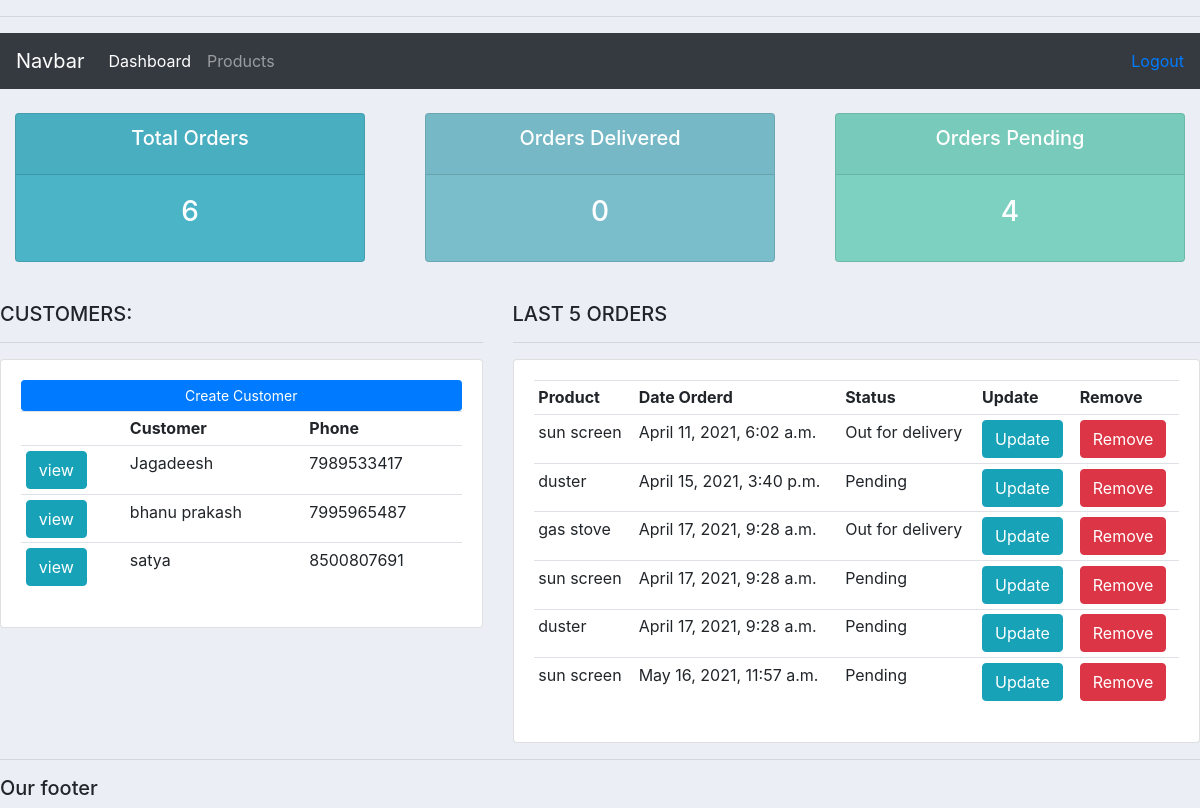
The app's page / (signed in) with its own data.
### accounts/models.py (models this page shows, shortened)
class Customer(models.Model):
    user = models.OneToOneField(User, null=True,on_delete=models.CASCADE)
    name = models.CharField(max_length=200, null=True)
    phone = models.CharField(max_length=200, null=True)
    email = models.CharField(max_length=200, null=True)
    date_created = models.DateTimeField(auto_now_add=True, null=True)

class Order(models.Model):
    STATUS = (
			('Pending', 'Pending'),
			('Out for delivery', 'Out for delivery'),
			('Delivered', 'Delivered'),
			)
    customer = models.ForeignKey(Customer,null=True,on_delete= models.SET_NULL)
    product = models.ForeignKey(Product,null=True,on_delete= models.SET_NULL)
    status = models.CharField(max_length=200, null=True, choices=STATUS)
    date_created = models.DateTimeField(auto_now_add=True, null=True)
    note =  models.CharField(max_length=1000, null=True)

class Product(models.Model):
    CATEGORY =(
            ('Indoor','Indoor'),
            ('Out door', 'Out door')
            )
    name = models.CharField(max_length=200, null=True)
    price = models.FloatField(null=True)
    category = models.CharField(max_length=200, null=True, choices=CATEGORY)
    description = models.CharField(max_length=200, null=True)
    date_created = models.DateTimeField(auto_now_add=True, null=True)
    tags = models.ManyToManyField(Tag)
    def __str__(self):
        return self.name

### accounts/decorators.py (the view)
    def wrapper_function(request, *args, **kwargs):
        group = None
        if request.user.groups.exists():
            group = request.user.groups.all()[0].name
        if group == 'customer':
            return redirect('user-page')
        if group == 'admin':
            return view_func(request, *args, **kwargs)

### accounts/views.py (called while the page is built)
@login_required(login_url='login')
@admin_only
def home(request):
    orders = Order.objects.all()
    customers = Customer.objects.all()
    total_customers = customers.count()
    total_orders = orders.count()
    delivered = orders.filter(status='Delivered').count()
    pending = orders.filter(status='Pending').count()
    context = {'orders':orders, 'customers':customers,'total_orders':total_orders,'delivered':delivered,'pending':pending}
    return render(request,'accounts/dashboard.html',context)

### accounts/templates/accounts/dashboard.html
{% extends 'accounts/main.html' %}
{% block content %}
{%  include 'accounts/status.html' %}
<br>
<div class="row">
	<div class="col-md-5">
		<h5>CUSTOMERS:</h5>
		<hr>
		<div class="card card-body">
			<a class="btn btn-primary  btn-sm btn-block" href="">Create Customer</a>
			<table class="table table-sm">
				<tr>
					<th></th>
					<th>Customer</th>
					<th>Phone</th>
				</tr>
				{% for customer in customers %}
				    <tr>
						<td><a class="btn btn-sn btn-info" href="{% url 'customer' customer.id %}">view</a></td>
						<td>{{customer.name}}</td>
						<td>{{customer.phone}}</td>
					</tr>
				{% endfor %}
			</table>
		</div>
	</div>
	<div class="col-md-7">
		<h5>LAST 5 ORDERS</h5>
		<hr>
		<div class="card card-body">
			<table class="table table-sm">
				<tr>
					<th>Product</th>
					<th>Date Orderd</th>
					<th>Status</th>
					<th>Update</th>
					<th>Remove</th>
				</tr>
				{% for order in orders %}
				    <tr>
						<td>{{order.product}}</td>
						<td>{{order.date_created}}</td>
						<td>{{order.status}}</td>
						<td><a class="btn btn-sn btn-info" href="{% url 'update_order' order.id %}">Update</a></td>
						<td><a class="btn btn-sn btn-danger" href="{% url 'delete_order' order.id %}">Remove</a></td>
					</tr>
				{% endfor %}
			</table>
		</div>
	</div>
</div>
{% endblock %}

### accounts/templates/accounts/main.html (shortened to what this page needs)
{% load static %}
<!DOCTYPE html>
<html>
<head>
    <link rel="stylesheet" href="https://stackpath.bootstrapcdn.com/bootstrap/4.5.2/css/bootstrap.min.css">
    <link rel="stylesheet" type="text/css" href="{% static '/css/main.css' %}">
</head>
<body>
    {% include 'accounts/navbar.html' %}
    {% block content %}
    {% endblock %}
    <hr>
    <h5>Our footer </h5>
</body>
</html>

### accounts/templates/accounts/navbar.html (shortened to what this page needs)
<hr>
<nav class="navbar navbar-expand-lg navbar-dark bg-dark">
    <a class="navbar-brand" href="#">Navbar</a>
    <div class="collapse navbar-collapse" id="navbarNav">
      <ul class="navbar-nav">
        {% if request.user.is_staff %}
        <li class="nav-item active">
          <a class="nav-link" href="{% url 'home' %}">Dashboard <span class="sr-only">(current)</span></a>
        </li>
        <li class="nav-item">
          <a class="nav-link" href="{% url 'products' %}">Products</a>
        </li>
        {% endif %}
      </ul>
    </div>
    <span><a href="{% url 'logout' %}">Logout</a></span>
  </nav>

### accounts/templates/accounts/status.html
<br>
<div class="row">
	<div class="col">
		<div class="col-md">
			<div class="card text-center text-white  mb-3" id="total-orders">
			  	<div class="card-header">
			  		<h5 class="card-title">Total Orders</h5>
			  	</div>
			  	<div class="card-body">
			    	<h3 class="card-title">{{total_orders}}</h3>
			  	</div>
			</div>
		</div>
	</div>
	<div class="col">
		<div class="col-md">
			<div class="card text-center text-white  mb-3" id="orders-delivered">
			  	<div class="card-header">
			  		<h5 class="card-title">Orders Delivered</h5>
			  	</div>
			  	<div class="card-body">
			    	<h3 class="card-title">{{delivered}}</h3>
			  	</div>
			</div>
		</div>
	</div>
	<div class="col">
		<div class="col-md">
            <div class="card text-center text-white  mb-3" id="orders-pending">
                <div class="card-header">
                    <h5 class="card-title">Orders Pending</h5>
                </div>
                <div class="card-body">
                  <h3 class="card-title">{{pending}}</h3>
                </div>
          </div>
      </div>
  </div>
</div>

### static/css/main.css (style rules this page uses)
body { background-color: #ebeff5; }
#total-orders { background-color: #4cb4c7; }
#orders-delivered { background-color: #7abecc; }
#orders-pending { background-color: #7CD1C0; }

### records on screen
Customer: name "Jagadeesh", phone "7989533417"
Customer: name "bhanu prakash", phone "7995965487"
Customer: name "satya", phone "8500807691"
Order: product "sun screen", date_created "April 11, 2021, 6:02 a.m.", status "Out for delivery"
Order: product "duster", date_created "April 15, 2021, 3:40 p.m.", status "Pending"
Order: product "gas stove", date_created "April 17, 2021, 9:28 a.m.", status "Out for delivery"
Order: product "sun screen", date_created "April 17, 2021, 9:28 a.m.", status "Pending"
Order: product "duster", date_created "April 17, 2021, 9:28 a.m.", status "Pending"
Order: product "sun screen", date_created "May 16, 2021, 11:57 a.m.", status "Pending"

### other values on screen
{{ total_orders }} "6"
{{ delivered }} "0"
{{ pending }} "4"
